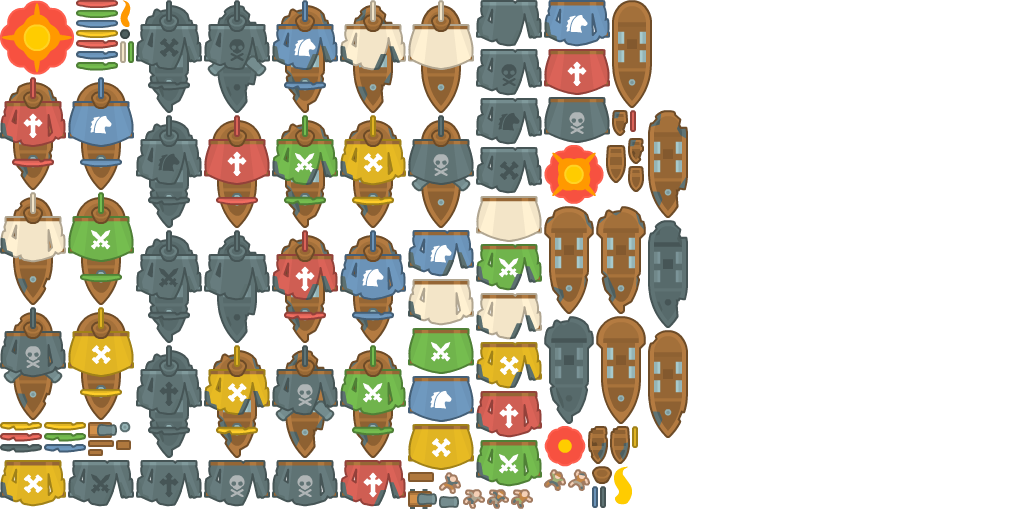
#> input picture sim/assets/_src/pirate/ships_sheet.png, 1024 x 512 px
$ python measure.py ../assets/_src/pirate/ships_sheet.png
#> lines starting #> are read from the running program, lines starting #| are printed output that depends on the picture
import sys
from PIL import Image
import numpy as np
im = Image.open(sys.argv[1]).convert("RGBA")
#> im is the input picture: PIL image 1024x512 RGBA; mean R, G, B, A 60.8, 54.2, 40.6, 106.5
a = np.array(im)
# 找出所有非透明像素的连通块边界（按 16px 对齐的候选块）
def bbox(x0, y0, w, h):
    sub = a[y0:y0+h, x0:x0+w, 3]
    ys, xs = np.where(sub > 20)
    if len(ys) == 0: return None
    return (x0 + xs.min(), y0 + ys.min(), x0 + xs.max(), y0 + ys.max())
for label, x0, y0 in [("down", 0, 0), ("left", 0, 32), ("up", 0, 64), ("row6", 0, 96), ("atk", 0, 128)]:
    print(label, bbox(x0, y0, 64, 32))
#> this loop made 5 passes
#> pass 1, in bbox, `sub = a[y0:y0+h, x0:x0+w, 3]`:
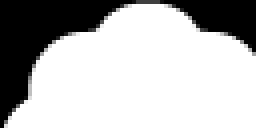
#> sub: shape (32, 64) (shown 4 times larger); min 0, max 255, mean 183
#> pass 2, in bbox (call 2), `sub = a[y0:y0+h, x0:x0+w, 3]`:
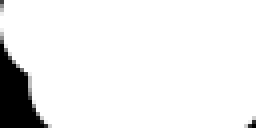
#> sub: shape (32, 64) (shown 4 times larger); min 0, max 255, mean 236.9
#> pass 3, in bbox (call 3), `sub = a[y0:y0+h, x0:x0+w, 3]`:
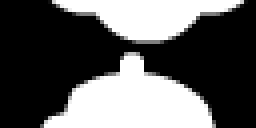
#> sub: shape (32, 64) (shown 4 times larger); min 0, max 255, mean 93.3
# 每列的 bbox，判断帧宽
for cx in range(0, 5):
    print("col", cx, bbox(cx*16, 0, 16, 32))
